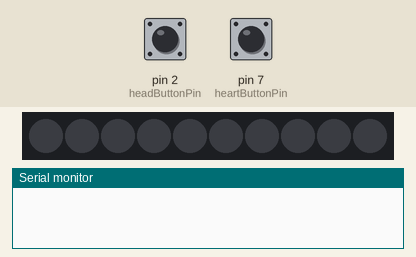
Simulated run of this sketch. Board: Arduino Uno, built with avr-gcc and run on an emulated ATmega328P. Parts: 10 RGB LEDs in strip order, left to right, the last lines printed to the serial monitor. Inputs (shaded band) come from the test bench; at power-on: pin 2 (headButtonPin) HIGH, pin 7 (heartButtonPin) HIGH. Dim RGB values are drawn brighter than linear.

Above: at 1.2 s.
1.3 s: pin 2 (headButtonPin) pulled LOW for 0.15 s
At 1.6 s:
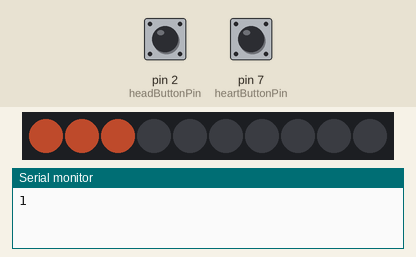
4.4 s: pin 7 (heartButtonPin) pulled LOW for 1 s
At 7.8 s:
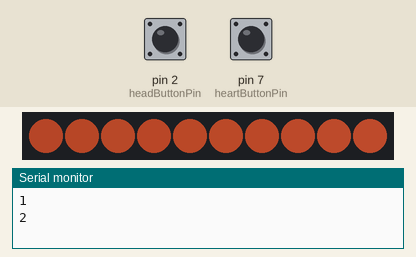
Timing chart, 0 to 9.3 s (numbered marks = the images above; inputs shaded):
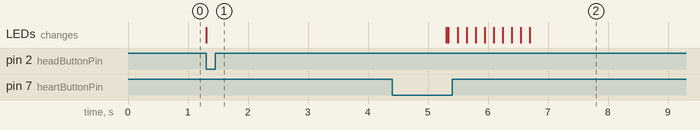

The sketch:

Buddy.ino
```cpp
#include <FastLED.h>

#define DATA_PIN 5
#define CLOCK_PIN 13
#define headButtonPin 2
#define heartButtonPin 7   // Added second button pin

#define NUM_LEDS 10

CRGB leds[NUM_LEDS];

int fadeAmount = 5;
int brightness = 0;
bool breathing = false;
bool secondBreathing = false;
bool letGo = false;

int headButtonCounter = 0;

//old colours
//fill_solid(leds, 3, CRGB(255, 70, 0));  // warm yellow
//leds[i].setRGB(255, 141, 59); // base color
//fill_solid(leds + 4, 3, CRGB(255, 50, 59));

void setup() {
  Serial.begin(9600);
  //Serial.println("resetting");
  FastLED.addLeds<APA102, DATA_PIN, CLOCK_PIN, BGR>(leds, NUM_LEDS);
  FastLED.setBrightness(80);

  pinMode(headButtonPin, INPUT_PULLUP);
  pinMode(heartButtonPin, INPUT_PULLUP);
}

void fadeall() { for(int i = 0; i < NUM_LEDS; i++) { leds[i].nscale8(250); } }

void loop() {
  // Read both butons
  int headPressed = digitalRead(headButtonPin) == LOW;
  int heartPressed = digitalRead(heartButtonPin) == LOW;

  // --- HEAD BUTTON ACTION ---
  if (headPressed && headButtonCounter == 0) {
    // Step 1: Turn on first 3 LEDs for 3 seconds
    fill_solid(leds, 3, CRGB(255, 100, 59));  // warm yellow
    FastLED.show();
    //Serial.println("asks first question");
    Serial.println("1");
    delay(4000);

    // Step 2: Start breathing
    breathing = true;
    brightness = 0;
    fadeAmount = 5;
    headButtonCounter++;
  } else if (headPressed && headButtonCounter == 1) {
    // Step 1: Turn on first 3 LEDs for 3 seconds
    secondBreathing = false; // stop breathing
    Serial.println("4");
    fill_solid(leds, NUM_LEDS, CRGB(255, 70, 0));
    FastLED.show();

    //Serial.println("Thank you for your thougts");
    delay(3500);
    FastLED.clear();
    FastLED.show();
    //Serial.println("Done");
    headButtonCounter = 0;
  }

  // --- BREATHING EFFECT ---
  if (breathing) {
    // fade all 3 LEDs together
    for (int i = 0; i < 3; i++) {
      leds[i].setRGB(255, 100, 59); // base color
      leds[i].fadeLightBy(255 - brightness); // scale brightness
    }
    FastLED.show();

    brightness += fadeAmount;
    if (brightness <= 0 || brightness >= 255) {
      fadeAmount = -fadeAmount; // reverse direction
    }
    delay(20);
  }

  // --- HEART BUTTON ACTION ---
  //Second stage. check out question
  if (heartPressed && breathing) {

    breathing = false; // stop breathing
    fill_solid(leds, 3, CRGB::Black); // turn them off
    FastLED.show();
    //whole array
    Serial.println("2");
    for (int i = 0; i <= NUM_LEDS; i++) {
      leds[i] = CRGB(255, 100, 59);
      FastLED.show();
      fadeall();
      delay(150);
    }

    for (int i = 0; i <= NUM_LEDS; i++) {
      leds[i] = CRGB::Black; // turn them off
      FastLED.show();
      fadeall();
      delay(150);
    }
    letGo = true;
  }

  if (letGo){
    Serial.println("3");
    //4-7 leds for heart
    fill_solid(leds + 4, 3, CRGB(255, 70, 0));
    FastLED.show();
    //Serial.println("asks second question");
    delay(3000);
    headButtonCounter++;
    secondBreathing = true;
  }

  if (secondBreathing) {
    letGo = false;
    // fade all 3 LEDs together
    for (int i = 4; i < 7; i++) {
      leds[i].setRGB(255, 70, 0); // base color
      leds[i].fadeLightBy(255 - brightness); // scale brightness
    }
    FastLED.show();

    brightness += fadeAmount;
    if (brightness <= 0 || brightness >= 255) {
      fadeAmount = -fadeAmount; // reverse direction
    }
    delay(20);
  }
}
```

Measured:
- after the input at 1.3 s, the LEDs: change at once (image 1)
